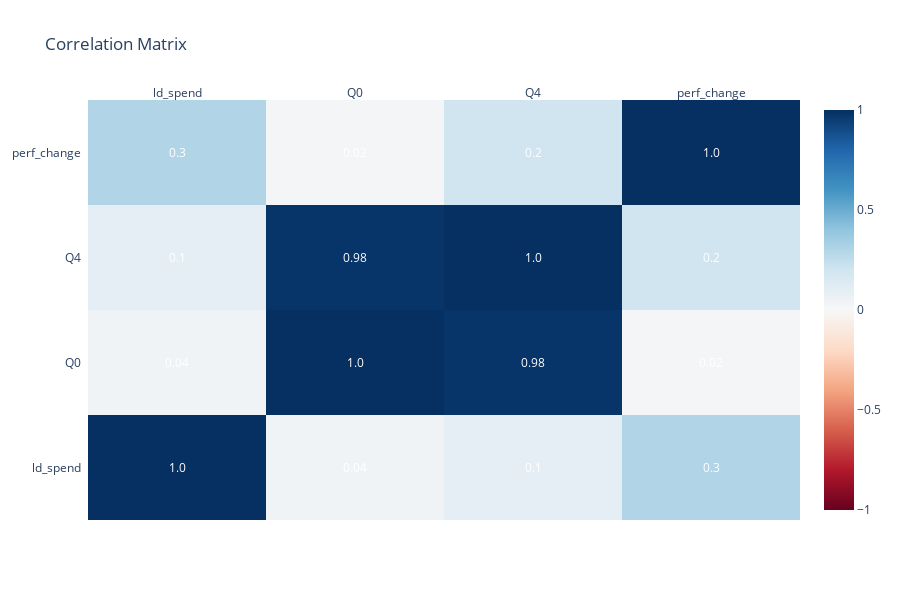

Notebook source saved alongside this figure:
### Markdown cell above
## Correlation Matrix

### Code cell
corr_data = emp_combined[["ld_spend", "Q0", "Q4", "perf_change"]].corr().round(2)
fig2 = ff.create_annotated_heatmap(
    z=corr_data.values,
    x=list(corr_data.columns),
    y=list(corr_data.index),
    colorscale='RdBu',
    showscale=True,
    zmin=-1, zmax=1
)
fig2.update_layout(title="Correlation Matrix", height=600)
fig2.show()

### Figure 1 — Plotly figure (JSON) as saved in the notebook; plotly's stock layout.template omitted (floating-point values rounded to 4 significant figures)
{"data": [{"colorscale": [[0, "rgb(103,0,31)"], [0.1, "rgb(178,24,43)"], [0.2, "rgb(214,96,77)"], [0.3, "rgb(244,165,130)"], [0.4, "rgb(253,219,199)"], [0.5, "rgb(247,247,247)"], [0.6, "rgb(209,229,240)"], [0.7, "rgb(146,197,222)"], [0.8, "rgb(67,147,195)"], [0.9, "rgb(33,102,172)"], [1, "rgb(5,48,97)"]], "reversescale": false, "showscale": true, "type": "heatmap", "x": ["ld_spend", "Q0", "Q4", "perf_change"], "y": ["ld_spend", "Q0", "Q4", "perf_change"], "z": [[1, 0.04, 0.1, 0.3], [0.04, 1, 0.98, 0.02], [0.1, 0.98, 1, 0.2], [0.3, 0.02, 0.2, 1]], "zmax": 1, "zmin": -1}], "layout": {"annotations": [{"font": {"color": "#FFFFFF"}, "showarrow": false, "text": "1.0", "x": "ld_spend", "xref": "x", "y": "ld_spend", "yref": "y"}, {"font": {"color": "#FFFFFF"}, "showarrow": false, "text": "0.04", "x": "Q0", "xref": "x", "y": "ld_spend", "yref": "y"}, {"font": {"color": "#FFFFFF"}, "showarrow": false, "text": "0.1", "x": "Q4", "xref": "x", "y": "ld_spend", "yref": "y"}, {"font": {"color": "#FFFFFF"}, "showarrow": false, "text": "0.3", "x": "perf_change", "xref": "x", "y": "ld_spend", "yref": "y"}, {"font": {"color": "#FFFFFF"}, "showarrow": false, "text": "0.04", "x": "ld_spend", "xref": "x", "y": "Q0", "yref": "y"}, {"font": {"color": "#FFFFFF"}, "showarrow": false, "text": "1.0", "x": "Q0", "xref": "x", "y": "Q0", "yref": "y"}, {"font": {"color": "#FFFFFF"}, "showarrow": false, "text": "0.98", "x": "Q4", "xref": "x", "y": "Q0", "yref": "y"}, {"font": {"color": "#FFFFFF"}, "showarrow": false, "text": "0.02", "x": "perf_change", "xref": "x", "y": "Q0", "yref": "y"}, {"font": {"color": "#FFFFFF"}, "showarrow": false, "text": "0.1", "x": "ld_spend", "xref": "x", "y": "Q4", "yref": "y"}, {"font": {"color": "#FFFFFF"}, "showarrow": false, "text": "0.98", "x": "Q0", "xref": "x", "y": "Q4", "yref": "y"}, {"font": {"color": "#FFFFFF"}, "showarrow": false, "text": "1.0", "x": "Q4", "xref": "x", "y": "Q4", "yref": "y"}, {"font": {"color": "#FFFFFF"}, "showarrow": false, "text": "0.2", "x": "perf_change", "xref": "x", "y": "Q4", "yref": "y"}, {"font": {"color": "#FFFFFF"}, "showarrow": false, "text": "0.3", "x": "ld_spend", "xref": "x", "y": "perf_change", "yref": "y"}, {"font": {"color": "#FFFFFF"}, "showarrow": false, "text": "0.02", "x": "Q0", "xref": "x", "y": "perf_change", "yref": "y"}, {"font": {"color": "#FFFFFF"}, "showarrow": false, "text": "0.2", "x": "Q4", "xref": "x", "y": "perf_change", "yref": "y"}, {"font": {"color": "#FFFFFF"}, "showarrow": false, "text": "1.0", "x": "perf_change", "xref": "x", "y": "perf_change", "yref": "y"}], "height": 600, "title": {"text": "Correlation Matrix"}, "xaxis": {"dtick": 1, "gridcolor": "rgb(0, 0, 0)", "side": "top", "ticks": ""}, "yaxis": {"dtick": 1, "ticks": "", "ticksuffix": "  "}}}
